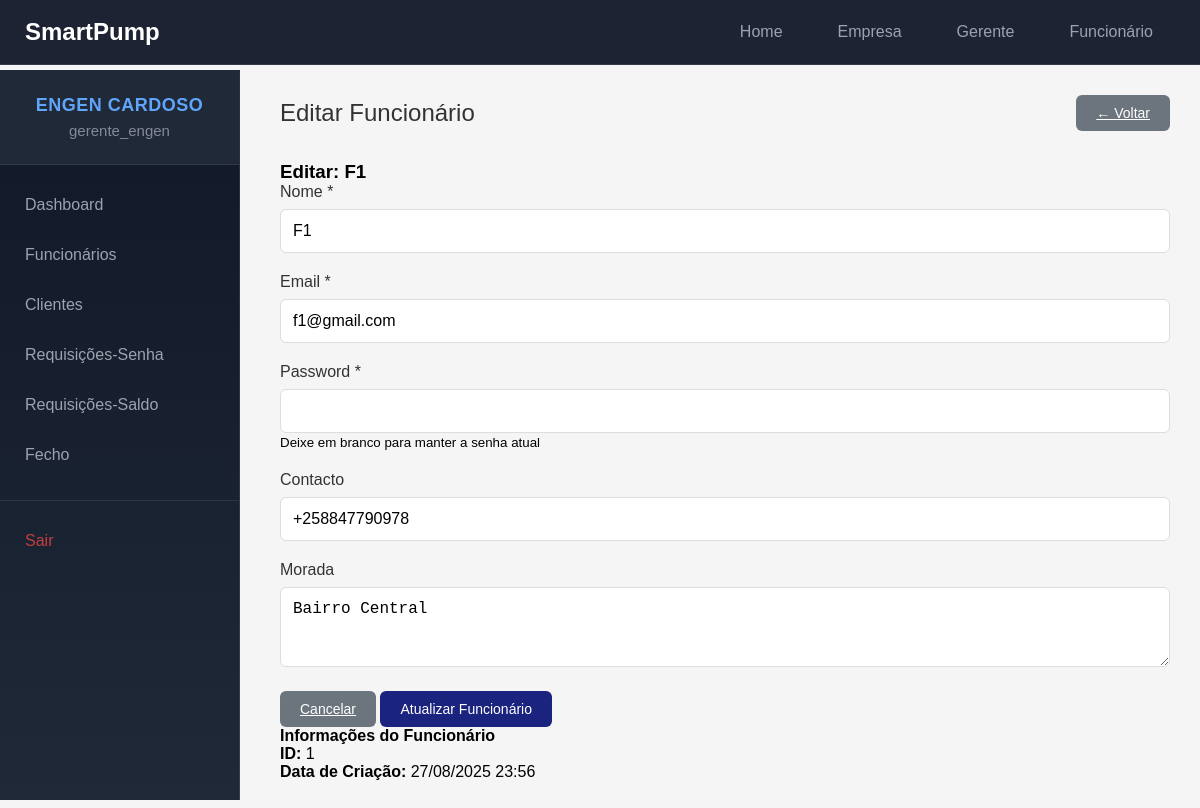
Page /gerente/funcionarios/editar/1/ (signed in) on the committed database.
### empresas/models.py (models this page shows, shortened)
class Empresa(models.Model):
   nome = models.CharField(max_length=200)
   status = models.BooleanField(default=True)
   gerente = models.OneToOneField(User, on_delete=models.CASCADE, related_name='empresa_gerenciada')

### gerente/models.py (models this page shows, shortened)
class Funcionario(models.Model):
   user = models.OneToOneField(User, on_delete=models.CASCADE)
   empresa = models.ForeignKey(Empresa, on_delete=models.CASCADE, related_name='funcionarios', null=True, blank=True)
   contacto = models.CharField(max_length=20, blank=True, null=True)
   morada = models.TextField(blank=True, null=True)
   activo = models.BooleanField(default=True)
   data_criacao = models.DateTimeField(auto_now_add=True)
   @property
   def nome(self):
       return self.user.first_name or self.user.username
   @property
   def email(self):
       return self.user.email

### gerente/views.py (the view, shortened to what this page needs)
# urls.py: path('funcionarios/editar/<int:funcionario_id>/', views.editar_funcionario, name='editar_funcionario'),
@user_passes_test(is_gerente, login_url='/login/')
def editar_funcionario(request, funcionario_id):
   empresa = get_empresa_usuario(request.user)
   if not empresa:
       messages.error(request, 'Empresa não encontrada.')
       return redirect('login')
   funcionario = get_object_or_404(Funcionario, id=funcionario_id, empresa=empresa, activo=True)
   return render(request, 'gerente/editar_funcionario.html', {'funcionario': funcionario})

### gerente/context_processors.py (called while the page is built)
def empresa_context(request):
    if request.user.is_authenticated:
        try:
            if hasattr(request.user, 'empresa_gerenciada'):
                return {'empresa_atual': request.user.empresa_gerenciada}
            elif hasattr(request.user, 'funcionario'):
                return {'empresa_atual': request.user.funcionario.empresa}
        except:
            pass
    return {'empresa_atual': None}

### gerente/views.py (called while the page is built)
def is_gerente(user):
  return user.groups.filter(name='Gerente').exists()

def get_empresa_usuario(user):
   try:
       if hasattr(user, 'empresa_gerenciada'):
           return user.empresa_gerenciada
       elif hasattr(user, 'funcionario'):
           return user.funcionario.empresa
   except:
       pass
   return None

### templates/gerente/editar_funcionario.html (shortened to what this page needs)
{% extends 'gerente/base.html' %}
{% block content %}
<div class="content-header">
    <h2>Editar Funcionário</h2>
    <a href="{% url 'funcionarios' %}" class="btn-secondary">
        ← Voltar
    </a>
</div>
<div class="form-container">
    <div class="form-card">
        <div class="form-header">
            <h3>Editar: {{ funcionario.nome }}</h3>
        </div>
        <form method="post" action="{% url 'editar_funcionario' funcionario.id %}">
            <div class="form-body">
                <div class="form-group">
                    <label for="nome">Nome <span class="required">*</span></label>
                    <input type="text" class="form-control" id="nome" name="nome"
                           value="{{ funcionario.nome }}" required>
                </div>
                <div class="form-group">
                    <label for="email">Email <span class="required">*</span></label>
                    <input type="email" class="form-control" id="email" name="email"
                           value="{{ funcionario.email }}" required>
                </div>
                <div class="form-group">
                    <label for="password">Password <span class="required">*</span></label>
                    <input type="password" class="form-control" id="password" name="password"
                           value="{{ funcionario.password }}" required>
                    <small class="form-text">Deixe em branco para manter a senha atual</small>
                </div>
                <div class="form-group">
                    <label for="contacto">Contacto</label>
                    <input type="tel" class="form-control" id="contacto" name="contacto"
                           value="{{ funcionario.contacto|default:'' }}"
                           placeholder="+258 XX XXX XXXX">
                </div>
                <div class="form-group">
                    <label for="morada">Morada</label>
                    <textarea class="form-control" id="morada" name="morada" rows="3"
                              placeholder="Digite o endereço completo">{{ funcionario.morada|default:'' }}</textarea>
                </div>
            </div>
            <div class="form-footer">
                <a href="{% url 'funcionarios' %}" class="btn-secondary">Cancelar</a>
                <button type="submit" class="btn-submit">Atualizar Funcionário</button>
            </div>
        </form>
    </div>
</div>
<div class="info-section">
    <div class="info-card">
        <h4>Informações do Funcionário</h4>
        <div class="info-grid">
            <div class="info-item">
                <strong>ID:</strong>
                <span>{{ funcionario.id }}</span>
            </div>
            <div class="info-item">
                <strong>Data de Criação:</strong>
                <span>{{ funcionario.data_criacao|date:"d/m/Y H:i" }}</span>
            </div>
        </div>
    </div>
</div>
{% endblock %}

### templates/gerente/sidebar.html (shortened to what this page needs)
<div class="sidebar">
    <div class="user-section">
        <div class="empresa-name">{{ empresa_atual.nome|default:"Sistema" }}</div>
        <div class="user-info">{{ request.user.get_full_name|default:request.user.username }}</div>
    </div>
    <nav class="sidebar-nav">
        <ul class="nav-list">
            <li class="nav-item">
                <a href="{% url 'dashboard' %}" class="nav-link {% if request.resolver_match.url_name == 'dashboard' %}active{% endif %}">
                    Dashboard
                </a>
            </li>
            <li class="nav-item">
                <a href="{% url 'funcionarios' %}" class="nav-link {% if request.resolver_match.url_name == 'funcionarios' %}active{% endif %}">
                    Funcionários
                </a>
            </li>
            <li class="nav-item">
                <a href="{% url 'clientes' %}" class="nav-link {% if request.resolver_match.url_name == 'clientes' %}active{% endif %}">
                    Clientes
                </a>
            </li>
            <li class="nav-item">
                <a href="{% url 'requisicoes' %}" class="nav-link {% if request.resolver_match.url_name == 'requisicoes' %}active{% endif %}">
                    Requisições-Senha
                </a>
            </li>
            <li class="nav-item">
                <a href="{% url 'requisicoes_saldo' %}" class="nav-link {% if request.resolver_match.url_name == 'requisicoes_saldo' %}active{% endif %}">
                    Requisições-Saldo
                </a>
            </li>
            <li class="nav-item">
                <a href="{% url 'fecho' %}" class="nav-link {% if request.resolver_match.url_name == 'fechos' %}active{% endif %}">
                    Fecho
                </a>
            </li>
            <li class="nav-item nav-divider">
                <a href="{% url 'logout' %}" class="nav-link nav-logout">
                    Sair
                </a>
            </li>
        </ul>
    </nav>
</div>

### templates/gerente/base.html (style rules this page uses)
* { margin: 0; padding: 0; box-sizing: border-box; }
body { font-family: Arial, sans-serif; background-color: #f5f5f5; overflow-x: hidden; padding-top: 65px; }
.content-header { margin-bottom: 30px; display: flex; justify-content: space-between; align-items: center; }
.content-header h2 { color: #333; font-size: 24px; font-weight: normal; }
.form-group { margin-bottom: 20px; }
.form-group label { display: block; margin-bottom: 8px; color: #333; font-weight: 500; }
.form-control { width: 100%; padding: 12px; border: 1px solid #ddd; border-radius: 6px; font-size: 16px; transition: border-color 0.3s ease, box-shadow 0.3s ease; }
.btn-secondary { background-color: #6c757d; color: white; padding: 10px 20px; border: none; border-radius: 6px; cursor: pointer; font-size: 14px; font-weight: 500; transition: background-color 0.3s ease; }
.btn-submit { background-color: #1a237e; color: white; padding: 10px 20px; border: none; border-radius: 6px; cursor: pointer; font-size: 14px; font-weight: 500; transition: background-color 0.3s ease; }

### templates/gerente/navbar.html (style rules this page uses)
.nav-link { color: rgba(255, 255, 255, 0.8); text-decoration: none; padding: 8px 16px; border-radius: 6px; transition: all 0.2s ease; font-size: 0.95rem; font-weight: 400; }

### templates/gerente/sidebar.html (style rules this page uses)
.sidebar { width: 240px; background: linear-gradient(180deg, #111827, #1f2937); min-height: calc(100vh - 70px); position: fixed; left: 0; top: 70px; overflow-y: auto; border-right: 1px solid rgba(255,255,255,0.1); z-index: 1000; }
.user-section { padding: 25px 15px; background: #1f2937; text-align: center; border-bottom: 1px solid rgba(255, 255, 255, 0.08); }
.empresa-name { color: #60a5fa; font-size: 18px; font-weight: 700; letter-spacing: 0.5px; margin-bottom: 6px; text-transform: uppercase; }
.user-info { color: #9ca3af; font-size: 15px; font-weight: 500; opacity: 0.8; }
.sidebar-nav { padding-top: 15px; }
.nav-list { list-style: none; padding: 0; margin: 0; }
.nav-item { margin: 0; }
.nav-divider { margin-top: auto; border-top: 1px solid rgba(255, 255, 255, 0.08); padding-top: 15px; margin-top: 20px; }
.nav-link { display: block; padding: 16px 22px; color: #9ca3af; text-decoration: none; font-size: 16px; font-weight: 500; border-left: 3px solid transparent; position: relative; }
.nav-logout { color: #ef4444 !important; opacity: 0.8; }

### rows in the picture
Empresa: nome "ENGEN CARDOSO"
Funcionario: nome "F1", email "f1@gmail.com", contacto "+258847790978", morada "Bairro Central", id "1", data_criacao "27/08/2025 23:56"

### other values in the picture
{{ request.user.get_full_name|default:request.user.username }} "gerente_engen"
